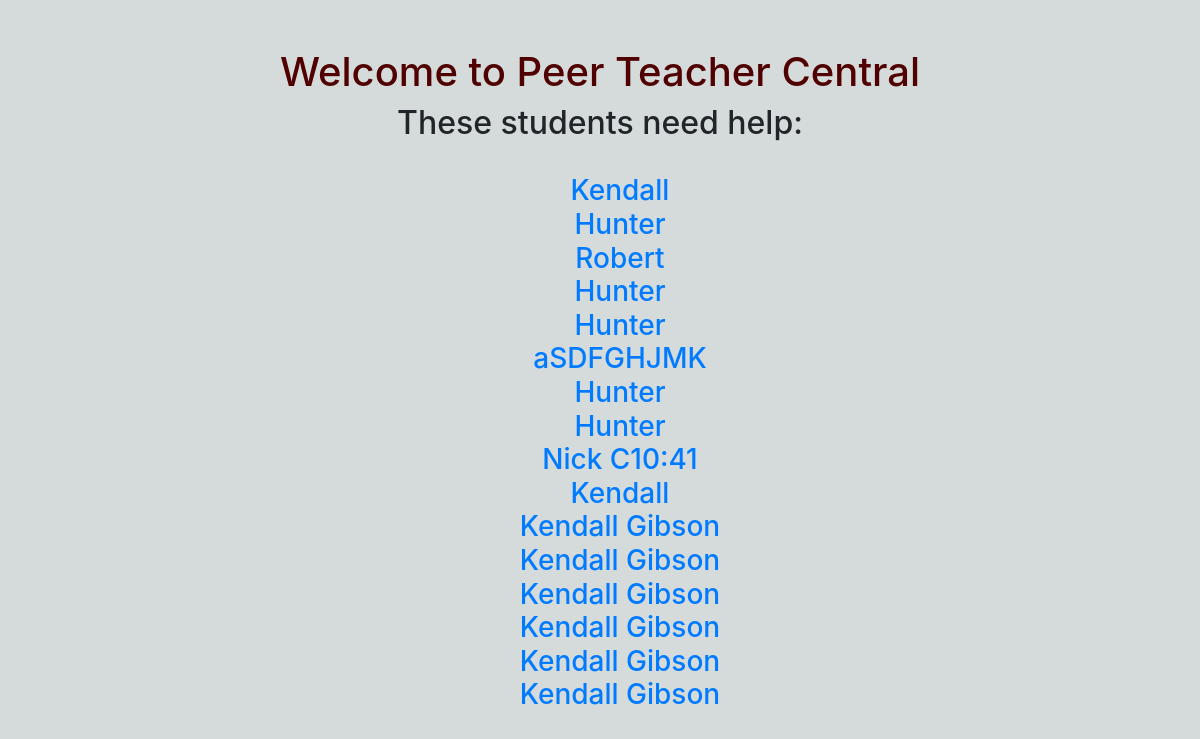
Before: /teachers/ with the older database file.
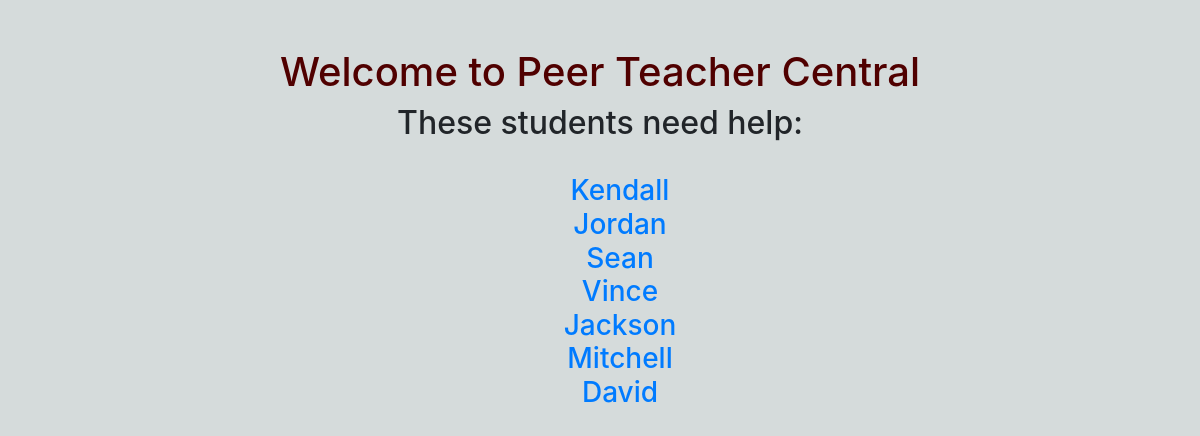
After: the same page with the newer database file.
### tickets/models.py (models this page shows)
class Tickets(models.Model):
    name = models.CharField("First Name", max_length=15)
    course = models.CharField(max_length=8, choices = csCourses)
    question = models.TextField(max_length=200)
    completed = models.BooleanField(default=False)
    peer = models.CharField(max_length=50,null=True,default="none")
    timestamp = models.DateTimeField(auto_now_add= True)

### tickets/views.py (the view)
# urls.py: path('teachers/', views.student_list),
def student_list(request):
    student_tickets = Tickets.objects.filter(completed=False)
    return render(request, 'teachers.html', {'student_tickets': student_tickets})

### tickets/templates/teachers.html (shortened to what this page needs)
<html>
<head>
  <link rel="stylesheet" href="https://stackpath.bootstrapcdn.com/bootstrap/4.1.3/css/bootstrap.min.css">
</head>
<body>
<h1> <br> Welcome to Peer Teacher Central <br> </h1>
<h2> These students need help: </h2>
<br>
{% if student_tickets %}
   <h3>
    <ul style="list-style-type:none;">
    {% for t in student_tickets %}
    <li><a href="{% url 'views-teachers' t.id %}">{{ t.name }}</a></li>
    {% endfor %}
    </ul>
    </h3>
{% else %}
    <p>No students are available.</p>
{% endif %}
</body>
</html>

### tickets/templates/teachers.html (style rules this page uses)
body { background-color: #D5DBDB; }
h1 { text-align: center;color: #500000; }
h2 { text-align: center; }
h3 { text-align: center; }

Changed rows visible on the page:
removed Tickets: name "Hunter"
removed Tickets: name "Nick C10:41"
removed Tickets: name "Kendall"
removed Tickets: name "Kendall Gibson"
removed Tickets: name "Kendall Gibson"
removed Tickets: name "Kendall Gibson"
removed Tickets: name "Kendall Gibson"
removed Tickets: name "Kendall Gibson"
removed Tickets: name "Kendall Gibson"
changed Tickets: name "Hunter" → "Jordan"
changed Tickets: name "Robert" → "Sean"
changed Tickets: name "Hunter" → "Vince"
changed Tickets: name "Hunter" → "Jackson"
changed Tickets: name "aSDFGHJMK" → "Mitchell"
changed Tickets: name "Hunter" → "David"
